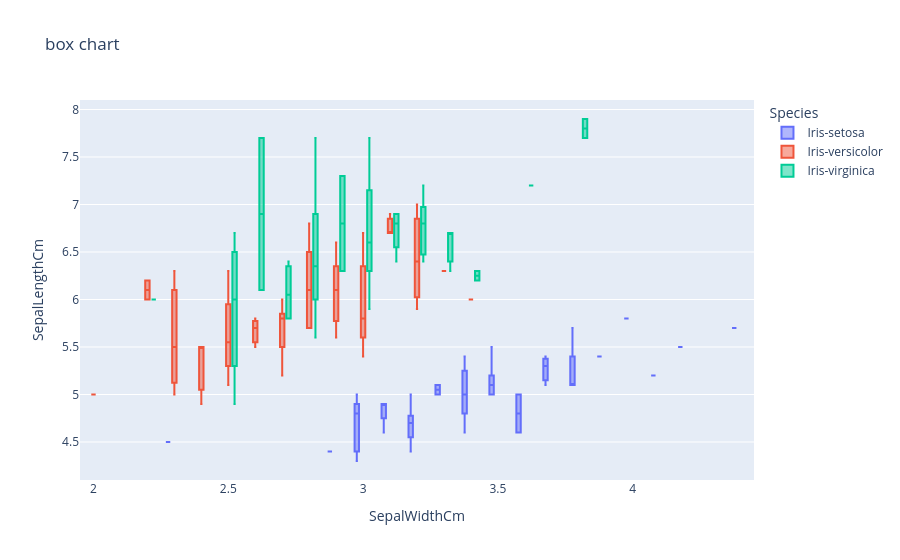

Notebook source saved alongside this figure:
### Code cell
import pandas as pd
import plotly.express as px

df = pd.read_csv(r"C:\Users\ASUS\Downloads\Iris.csv")
fig = px.box(
    df,
    title="box chart",
    x="SepalWidthCm",
    y="SepalLengthCm",
    color="Species",
    # facet_row="Species",
    # facet_col="Species",
)

fig.show()

### Figure 1 — Plotly figure (JSON) as saved in the notebook; plotly's stock layout.template omitted (floating-point values rounded to 4 significant figures)
{"data": [{"alignmentgroup": "True", "hovertemplate": "Species=Iris-setosa<br>SepalWidthCm=%{x}<br>SepalLengthCm=%{y}<extra></extra>", "legendgroup": "Iris-setosa", "marker": {"color": "#636efa"}, "name": "Iris-setosa", "notched": false, "offsetgroup": "Iris-setosa", "orientation": "v", "showlegend": true, "type": "box", "x": [3.5, 3.0, 3.2, 3.1, 3.6, 3.9, 3.4, 3.4, 2.9, 3.1, 3.7, 3.4, 3.0, 3.0, 4.0, 4.4, 3.9, 3.5, 3.8, 3.8, 3.4, 3.7, 3.6, 3.3, 3.4, 3.0, 3.4, 3.5, 3.4, 3.2, 3.1, 3.4, 4.1, 4.2, 3.1, 3.2, 3.5, 3.1, 3.0, 3.4, 3.5, 2.3, 3.2, 3.5, 3.8, 3.0, 3.8, 3.2, 3.7, 3.3], "x0": " ", "xaxis": "x", "y": [5.1, 4.9, 4.7, 4.6, 5.0, 5.4, 4.6, 5.0, 4.4, 4.9, 5.4, 4.8, 4.8, 4.3, 5.8, 5.7, 5.4, 5.1, 5.7, 5.1, 5.4, 5.1, 4.6, 5.1, 4.8, 5.0, 5.0, 5.2, 5.2, 4.7, 4.8, 5.4, 5.2, 5.5, 4.9, 5.0, 5.5, 4.9, 4.4, 5.1, 5.0, 4.5, 4.4, 5.0, 5.1, 4.8, 5.1, 4.6, 5.3, 5.0], "y0": " ", "yaxis": "y"}, {"alignmentgroup": "True", "hovertemplate": "Species=Iris-versicolor<br>SepalWidthCm=%{x}<br>SepalLengthCm=%{y}<extra></extra>", "legendgroup": "Iris-versicolor", "marker": {"color": "#EF553B"}, "name": "Iris-versicolor", "notched": false, "offsetgroup": "Iris-versicolor", "orientation": "v", "showlegend": true, "type": "box", "x": [3.2, 3.2, 3.1, 2.3, 2.8, 2.8, 3.3, 2.4, 2.9, 2.7, 2.0, 3.0, 2.2, 2.9, 2.9, 3.1, 3.0, 2.7, 2.2, 2.5, 3.2, 2.8, 2.5, 2.8, 2.9, 3.0, 2.8, 3.0, 2.9, 2.6, 2.4, 2.4, 2.7, 2.7, 3.0, 3.4, 3.1, 2.3, 3.0, 2.5, 2.6, 3.0, 2.6, 2.3, 2.7, 3.0, 2.9, 2.9, 2.5, 2.8], "x0": " ", "xaxis": "x", "y": [7.0, 6.4, 6.9, 5.5, 6.5, 5.7, 6.3, 4.9, 6.6, 5.2, 5.0, 5.9, 6.0, 6.1, 5.6, 6.7, 5.6, 5.8, 6.2, 5.6, 5.9, 6.1, 6.3, 6.1, 6.4, 6.6, 6.8, 6.7, 6.0, 5.7, 5.5, 5.5, 5.8, 6.0, 5.4, 6.0, 6.7, 6.3, 5.6, 5.5, 5.5, 6.1, 5.8, 5.0, 5.6, 5.7, 5.7, 6.2, 5.1, 5.7], "y0": " ", "yaxis": "y"}, {"alignmentgroup": "True", "hovertemplate": "Species=Iris-virginica<br>SepalWidthCm=%{x}<br>SepalLengthCm=%{y}<extra></extra>", "legendgroup": "Iris-virginica", "marker": {"color": "#00cc96"}, "name": "Iris-virginica", "notched": false, "offsetgroup": "Iris-virginica", "orientation": "v", "showlegend": true, "type": "box", "x": [3.3, 2.7, 3.0, 2.9, 3.0, 3.0, 2.5, 2.9, 2.5, 3.6, 3.2, 2.7, 3.0, 2.5, 2.8, 3.2, 3.0, 3.8, 2.6, 2.2, 3.2, 2.8, 2.8, 2.7, 3.3, 3.2, 2.8, 3.0, 2.8, 3.0, 2.8, 3.8, 2.8, 2.8, 2.6, 3.0, 3.4, 3.1, 3.0, 3.1, 3.1, 3.1, 2.7, 3.2, 3.3, 3.0, 2.5, 3.0, 3.4, 3.0], "x0": " ", "xaxis": "x", "y": [6.3, 5.8, 7.1, 6.3, 6.5, 7.6, 4.9, 7.3, 6.7, 7.2, 6.5, 6.4, 6.8, 5.7, 5.8, 6.4, 6.5, 7.7, 7.7, 6.0, 6.9, 5.6, 7.7, 6.3, 6.7, 7.2, 6.2, 6.1, 6.4, 7.2, 7.4, 7.9, 6.4, 6.3, 6.1, 7.7, 6.3, 6.4, 6.0, 6.9, 6.7, 6.9, 5.8, 6.8, 6.7, 6.7, 6.3, 6.5, 6.2, 5.9], "y0": " ", "yaxis": "y"}], "layout": {"boxmode": "group", "legend": {"title": {"text": "Species"}, "tracegroupgap": 0}, "title": {"text": "box chart"}, "xaxis": {"anchor": "y", "domain": [0, 1], "title": {"text": "SepalWidthCm"}}, "yaxis": {"anchor": "x", "domain": [0, 1], "title": {"text": "SepalLengthCm"}}}}
